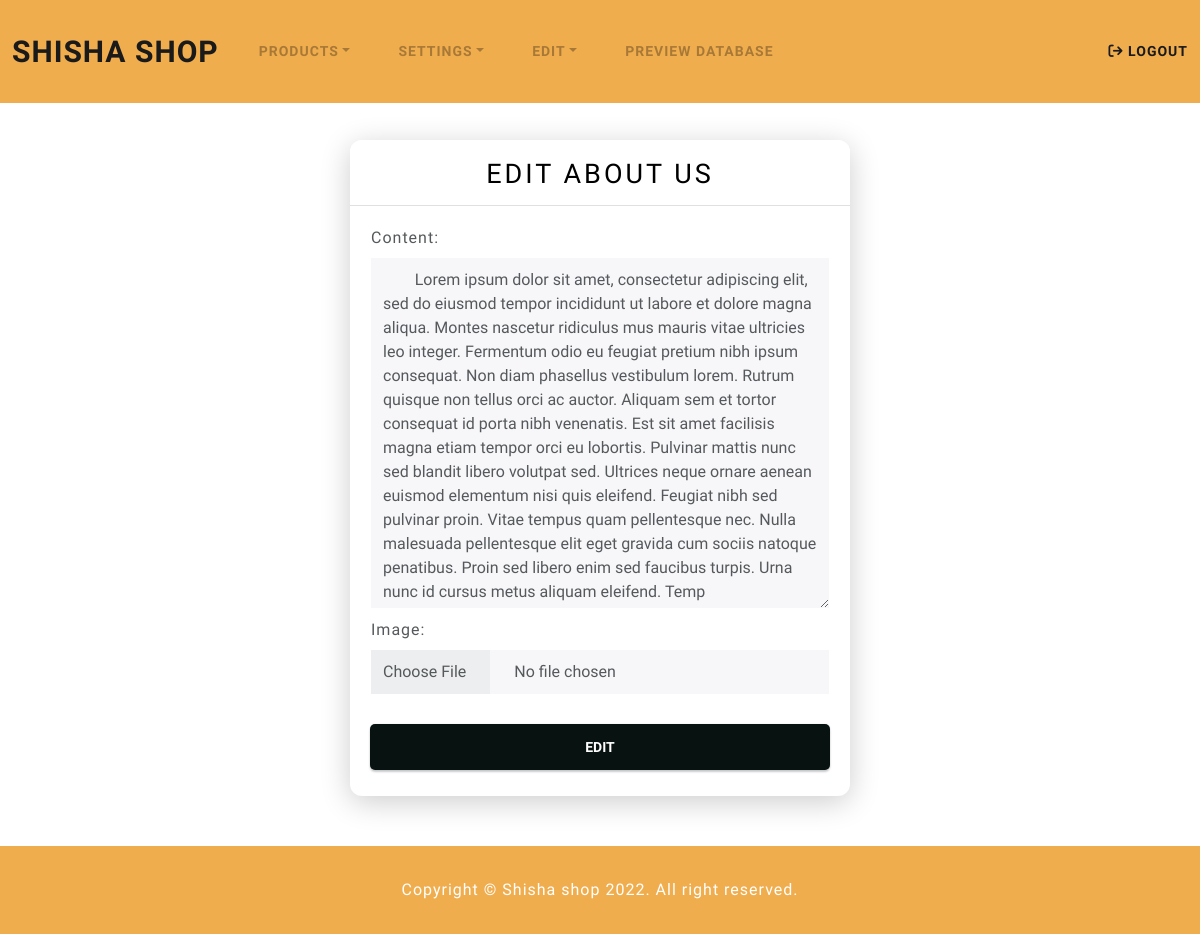
The page /Admin/editAboutUs (signed in) on the database as committed earlier.
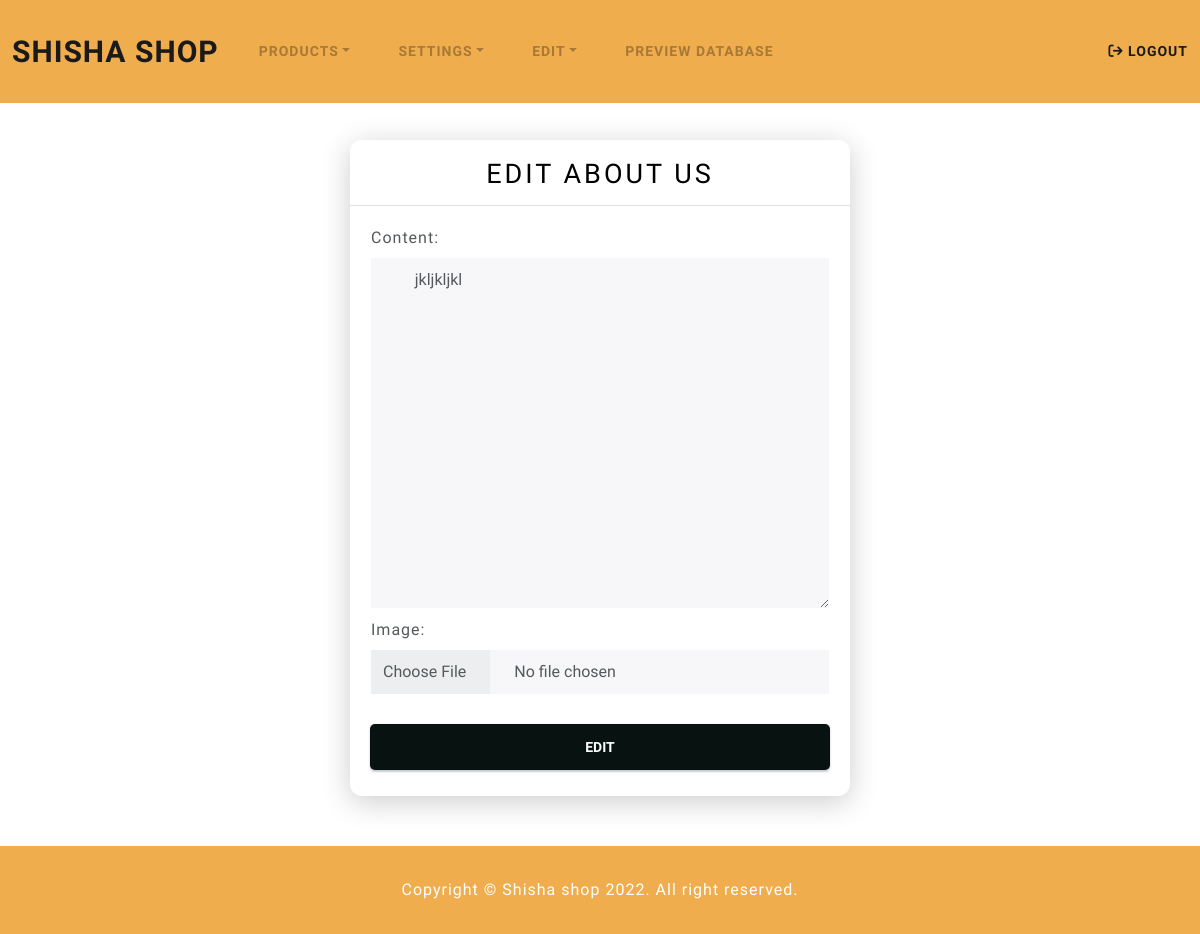
The same page on the database as committed later.
### tables this page shows
CREATE TABLE `about_us` (
  `about_id` int(11) NOT NULL,
  `image` varchar(255) DEFAULT NULL,
  `text` varchar(800) NOT NULL
);

### app/core/app.php (called while the page is built, shortened)
<?php
    class App{
        protected $currentMethod = 'index';
        public function __construct()
        {
            $url = $this->parseURL();
            if(file_exists('../app/controllers/'.$url[0].'.php')){
                unset($url[0]);
            }
            $this->currentController = new $this->currentController;
            if(isset($url[1])){
                if(method_exists($this->currentController, $url[1])){
                    $this->currentMethod = $url[1];
                    unset($url[1]);
                }
            }
            $this->params = $url ? array_values($url) : [];
            call_user_func_array([$this->currentController, $this->currentMethod], $this->params);
        }
        public function parseURL(){
            if(isset($_GET['url'])){
                $url = rtrim($_GET['url'], '/');
                $url = filter_var($url, FILTER_SANITIZE_URL);
                $url = explode('/',$url);
                return $url;
            }
        }
    }

### public/index.php (called while the page is built, shortened)
<?php
    $init = new App;
?>

### app/core/Model.php (called while the page is built, shortened)
<?php
class Model
{
    private $host = DB_HOST;
    private $user = DB_USER;
    private $pass = DB_PASS;
    private $dbname = DB_NAME;
    private $dbh;
    private $stmt;
    public function __construct()
    {
        $dsn = 'mysql:host=' . $this->host . ';dbname=' . $this->dbname;
        $options = array(
            PDO::ATTR_PERSISTENT => true,
            PDO::ATTR_ERRMODE => PDO::ERRMODE_EXCEPTION
        );
        try {
            $this->dbh = new PDO($dsn, $this->user, $this->pass, $options);
        } catch (PDOException $e) {
            $this->error = $e->getMessage();
            echo $this->error;
        }
    }
    public function query($sql)
    {
        $this->stmt = $this->dbh->prepare($sql);
    }
    public function bind($param, $value, $type = null)
    {
        if (is_null($type)) {
            switch (true) {
                case is_int($value):
                    $type = PDO::PARAM_INT;
                    break;
            }
        }
        $this->stmt->bindValue($param, $value, $type);
    }
    public function execute()
    {
        return $this->stmt->execute();
    }
    public function getSingle(){
        $this->execute();
        return $this->stmt->fetch(PDO::FETCH_OBJ);
    }
}

### app/models/aboutUsModel.php (called while the page is built, shortened)
<?php
class aboutUsModel extends Model{
    public function getAboutUsById($id){
        $this->query("SELECT image, text
                        FROM about_us
                        WHERE about_id = :about_id");
        $this->bind(":about_id", $id);
        return $this->getSingle();
    }
}
?>

### app/views/Admin/editAboutUs.php (the view, shortened to what this page needs)
<?php require APPROOT . '/views/includes/adminheader.php';  ?>
<form method="post" enctype="multipart/form-data" style="margin-top: 50px; margin-bottom: 50px;">
    <div class="d-flex flex-column justify-content-center" id="accessory_form">
        <div class="login-box-header">
            <h4 style="
              color: #000000;
              margin-bottom: 0px;
              font-weight: 400;
              font-size: 27px;
            ">
                Edit About US
            </h4>
        </div>
        <div class="accessory_input" style="background-color: #ffffff" name="name">
        <label class="form-label" style="margin-top: 10px">Content:</label>
        <textarea class="form-control" name="aboutus_content" row="10" style="height:350px;">
        <?php echo $data['aboutus']->text?></textarea>
        <label class="form-label" style="margin-top: 10px">Image:</label>
        <input class="form-control form-control" type="file" name="image" />
        </div>
        <div class="submit-row" style="margin-bottom: 8px; padding-top: 0px">
            <button class="btn btn-primary d-block box-shadow w-100" id="submit-id-submit" type="submit"
                style="background: #081210; margin-top: 20px" name="submit">
                Edit
            </button>
        </div>
    </div>
</form>
<?php require APPROOT . '/views/includes/footer.php';  ?>

Rows that differ between the two databases and show on the page:
changed about_us: aboutus_content "Lorem ipsum dolor sit amet, consectetur adipiscing elit, sed do eiusmod tempor incididunt ut labore et dolore magna aliqua. Montes nascetur ridiculus mus mauris vitae ultricies leo integer. Fermentum odio eu feugiat pretium nibh ipsum consequat. Non diam phasellus vestibulum lorem. Rutrum quisque non tellus orci ac auctor. Aliquam sem et tortor consequat id porta nibh venenatis. Est sit amet facilisis magna etiam tempor orci eu lobortis. Pulvinar mattis nunc sed blandit libero volutpat sed. Ultrices neque ornare aenean euismod elementum nisi quis eleifend. Feugiat nibh sed pulvinar proin. Vitae tempus quam pellentesque nec. Nulla malesuada pellentesque elit eget gravida cum sociis natoque…" → "jkljkljkl"
